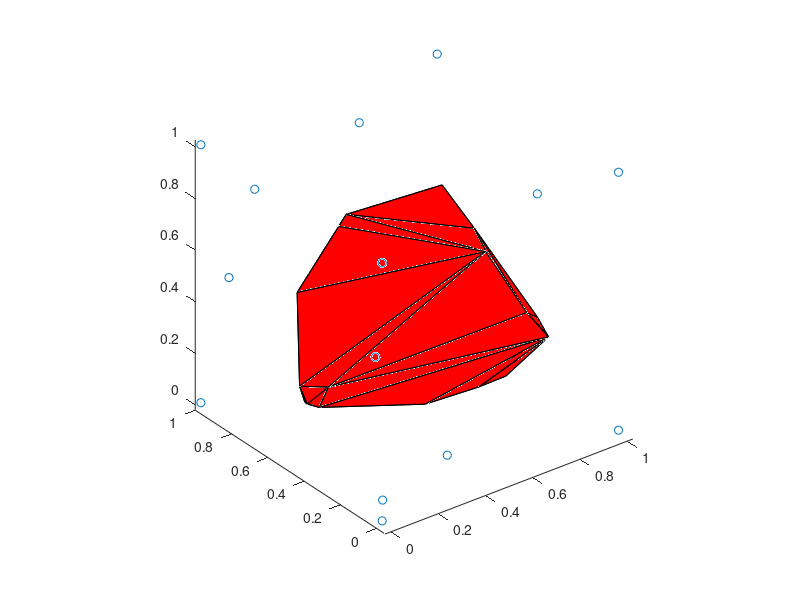

Write MATLAB code to recreate this figure. (Note: this script raises an error after producing the figure.)
function demoVoronoiCell(varargin)
%DEMOVORONOICELL Compute and display voronoi polyhedron using geom3d library
%
%   This demo show how to manipulate polyhedra, using matlab's voronoin
%   function and the geom3d library.
%   
%   This demo generate some points in a unit cube, computes the 3D voronoi
%   diagram from the germs, and isolate the central cell.
%   This cell is a bounded polyhedron, with polygonal faces. For a better
%   representation of the polyhedron, coplanar faces are merged and a new
%   polyhedron is created and displayed.
%   
%   Usage
%   demoVoronoiCell
%
%   See also
%   voronoin, delaunayn, convhulln
%   meshReduce, drawPolyhedron
%
%
% ------
% Author: David Legland
% e-mail: david.legland@grignon.inra.fr
% Created: 2009-06-22,    using Matlab 7.7.0.471 (R2008b)
% Copyright 2009 INRA - Cepia Software Platform.


%% Creation of germs

% germ of the cell of interest, in the center of the unit cube
germ0  = [.5 .5 .5];

% create random germs, and add corners of unit cube to ensure finiteness of
% voronoi pattern
[corners faces] = createCube; %#ok<NASGU>
germs   = [germ0;rand(10, 3);corners];

% dispay the germs
figure(1); clf; hold on;
drawPoint3d(germs);

% graphical settings
view(3);
axis equal;


%% Display Voronoi polyhedron associated with germ

% compute voronoi diagram in 3D using Matlab standard function
[V C]   = voronoin(germs);

% the polyhedron corresponding to first germ is given by vertices in C{1}
indVert = C{1};
vertices = V(indVert, :);

% triangular faces can be obtained from convhulln
K = convhulln(vertices);

% draw the polyhedron
drawPolyhedron(vertices, K);


%% Compute and display minimal polyhedron

% merge some faces to reduce total number of faces.
% new faces are 3D polygons
% K2 is a cell array, each cell containing a row vector with indices of
% 'points' corresponding to vertices of each face.
K2 = meshReduce(vertices, K);

% display the germs
figure(1); clf; hold on;
set(gcf, 'renderer', 'opengl');
drawPoint3d(germs);

% draw the polyhedron
drawPolyhedron(vertices, K2);

% graphical settings
view(3);
axis equal;
